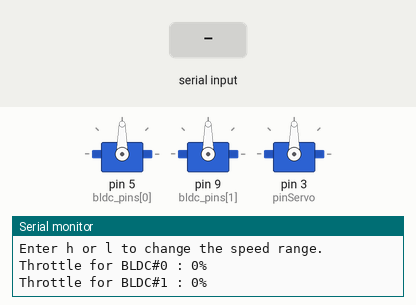
The sketch below on a simulated Arduino Uno, built with avr-gcc and run on an emulated ATmega328P. On the bench: 3 × servo, the last lines printed to the serial monitor. The inputs (shaded band) are chosen by the test bench.

Above: at 1.2 s.
1.3 s: "S90\n" received over Serial
At 2.3 s:
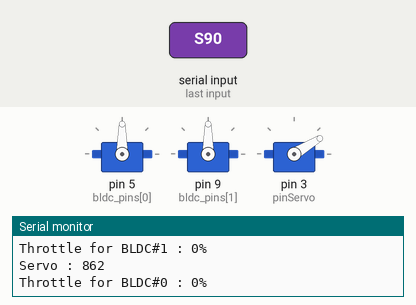
2.8 s: "S,45\n" received over Serial
At 3.4 s:
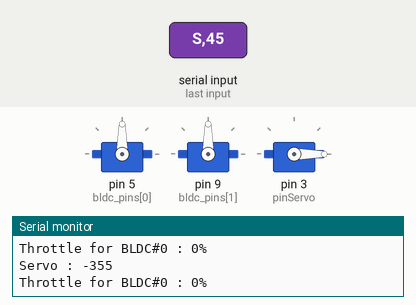
4.3 s: "s90\n" received over Serial
At 4.6 s:
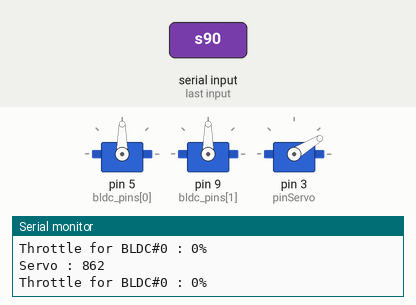
5.8 s: "s,45\n" received over Serial
At 6.9 s:
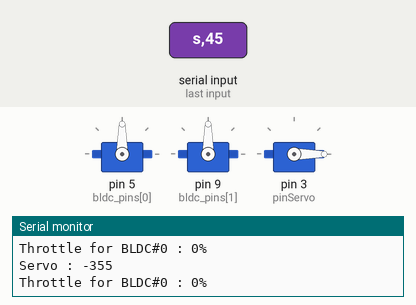
Timing chart, 0 to 8.3 s (numbered marks = the images above; inputs shaded):
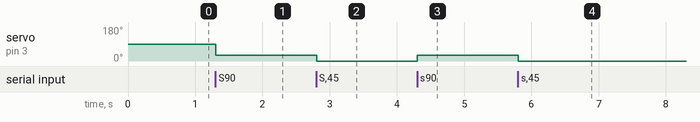

Measured:
- after the input at 1.3 s, servo on pin 3 (pinServo): 90° → 31° at once
- after the input at 2.8 s, servo on pin 3 (pinServo): 31° → 0° at once
- after the input at 4.3 s, servo on pin 3 (pinServo): 0° → 31° at once
- after the input at 5.8 s, servo on pin 3 (pinServo): 31° → 0° at once

The sketch:

bldc.ino
```cpp
#include<Servo.h>
#include<SoftwareSerial.h>

boolean highSpeed = true;

//BLDCs
int bldc_pins[2]={5,9};
int pulseTime[2] = {1000,1000},currentTime[2]={0,0};
int timeP[] = {1000,1100,1200,1300,1400,1500,1600,1700,1800};
byte ip[4]={0};

int msb=0,lsb=0,data=0;

Servo bldc1,bldc2;

//Servo
Servo myServo;
int servoPos=0;

int pinServo = 3;
void setup() {
  // put your setup code here, to run once:
  Serial.begin(9600);
  Serial.setTimeout(10);

  bldc1.attach(bldc_pins[0]);
  bldc2.attach(bldc_pins[1]);

  myServo.attach(pinServo);
  myServo.write(90);
  delay(15);
  Serial.println("Enter 0-9 to adjust motor speed.");
  Serial.println("Enter h or l to change the speed range.");

}

void loop() {
  digitalWrite(bldc_pins[0], HIGH);
  delayMicroseconds(pulseTime[0]);
  digitalWrite(bldc_pins[0], LOW);


  digitalWrite(bldc_pins[1], HIGH);
  delayMicroseconds(pulseTime[1]);
  digitalWrite(bldc_pins[1], LOW);

  //delay(10.1-(pulseTime[0]/1000));


  // put your main code here, to run repeatedly:
  int servoFlag = 0;
  ip[0] = -1;
  ip[1] = -1;
  ip[2] = -1;
  ip[3] = -1;


  if(Serial.available() > 0){
     Serial.readBytes(ip,4);
     if(ip[0]=='S' || ip[0]=='s'){
        servoFlag=1;
        servoPos = 0;
        for(int i=1;i<4;i++){
          if(ip[i]==255)break;
          servoPos = servoPos*10 + (ip[i] - '0');
        }
     }else{
        msb = ip[0] - '0';
        lsb = ip[1] - '0';
     }
  }


  if(servoFlag==1){
    Serial.print("Servo : ");
    Serial.println(servoPos);


    int prevPulse = currentTime[0];
    controlBldc(1,0);

    myServo.write(servoPos);
    delay(15);

  }else if(msb!=-1){
    switch(msb){
      case 0:

        controlBldc(1,0);
        controlBldc(2,0);

        break;
      case 1:
      case 2:
        controlBldc(msb,lsb);
        break;
    }
  }
  msb = -1;
  lsb=-1;
}

void controlBldc(int pin,int s){
  pin = pin-1;

  setPulseTime(pin,timeP[s]);
  currentTime[pin] = s;

  Serial.print("Throttle for BLDC#");
  Serial.print(pin);
  Serial.print(" : ");
  Serial.print((pulseTime[pin]-1000)/8);
  Serial.println("%");
}

void setPulseTime(int pin,int timeP){
 if(highSpeed){
    pulseTime[pin] = timeP;

  }else {
    pulseTime[pin] = 930 + (timeP/10);
  }
}
```
